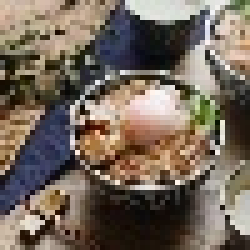
#> input picture pic_Food/don_img/don0.jpg, 50 x 50 px (shown 5 times larger); its folder holds only this picture in this run
$ python img_inflated.py
#> lines starting #> are read from the running program, lines starting #| are printed output that depends on the picture
import os
import cv2 as cv

data_dir = "./pic_Food/"
categories = ["don_img","egg_img","noodle_img","pasta_img","sarada_img","soup_img","sushi_img"]
IMG_SIZE = 50

for category in categories:
    path = os.path.join(data_dir,category)
    num = 0
    for image_name in os.listdir(path):
        # 画像読み込み
        img_array = cv.imread(os.path.join(path,image_name))
#> img_array is the input picture: shape (50, 50, 3); mean B, G, R 91.5, 103.8, 116.6
        # 画像上下反転
        img_array_1 = cv.flip(img_array,0)
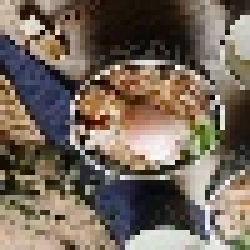
#> img_array_1: shape (50, 50, 3) (shown 5 times larger); mean B, G, R 91.5, 103.8, 116.6
        img_array_2 = cv.flip(img_array,1)
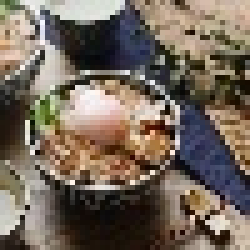
#> img_array_2: shape (50, 50, 3) (shown 5 times larger); mean B, G, R 91.5, 103.8, 116.6
        img_array_3 = cv.flip(img_array,-1)
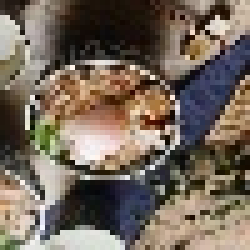
#> img_array_3: shape (50, 50, 3) (shown 5 times larger); mean B, G, R 91.5, 103.8, 116.6
        # 保存
        title_0 = category + str(num) + '_0' + '.jpg'
        title_1 = category + str(num) + '_1' + '.jpg'
        title_2 = category + str(num) + '_2' + '.jpg'
        title_3 = category + str(num) + '_3' + '.jpg'
        cv.imwrite(os.path.join(path,title_0),img_array)
        cv.imwrite(os.path.join(path,title_1),img_array_1)
        cv.imwrite(os.path.join(path,title_2),img_array_2)
        cv.imwrite(os.path.join(path,title_3),img_array_3)
        num += 1
#> pass 2 of the loop `for category in categories:`:
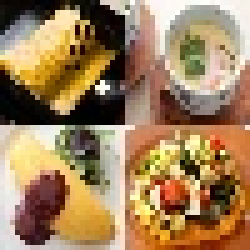
#> input picture pic_Food/egg_img/egg0.jpg, 50 x 50 px (shown 5 times larger)
#> img_array is the input picture: shape (50, 50, 3); mean B, G, R 90.9, 128.7, 160
#> `img_array_2 = cv.flip(img_array,1)`:
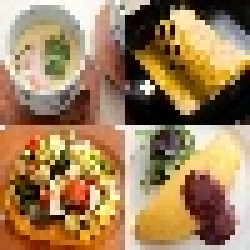
#> img_array_2: shape (50, 50, 3) (shown 5 times larger); mean B, G, R 90.9, 128.7, 160
#> `img_array_3 = cv.flip(img_array,-1)`:
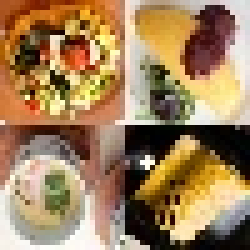
#> img_array_3: shape (50, 50, 3) (shown 5 times larger); mean B, G, R 90.9, 128.7, 160
#> (the run stopped early here; a loop or call above may not have finished)
